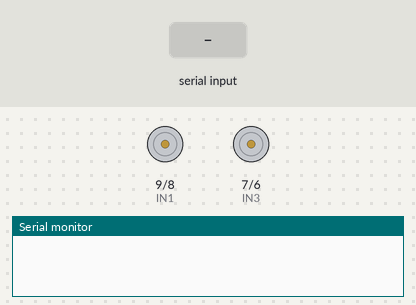
The sketch below on a simulated Arduino Uno, built with avr-gcc and run on an emulated ATmega328P. On the bench: motor-driver pin pairs drawn as motors (green arrow = first pin HIGH = forward, orange = second pin HIGH = backward, longer = more drive, scaled by the enable pin), the last lines printed to the serial monitor. Inputs (shaded band) come from the test bench.

Above: at 1.7 s.
1.8 s: "F" received over the second serial link
At 2.6 s:
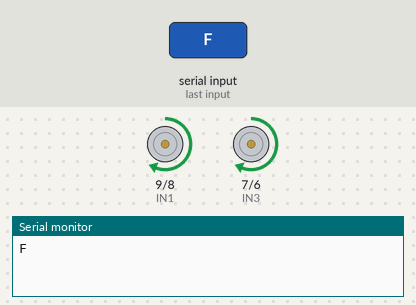
3.3 s: "B" received over the second serial link
At 3.7 s:
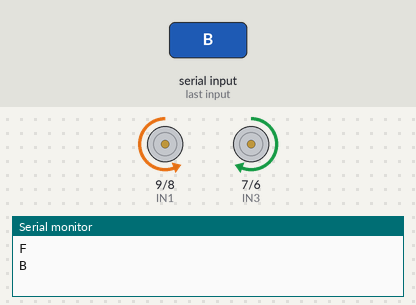
4.8 s: "R" received over the second serial link
At 6.0 s:
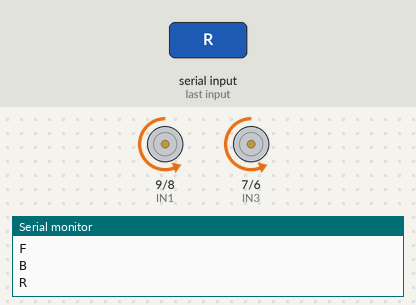
Timing chart, 0 to 7.8 s (numbered marks = the images above; inputs shaded):
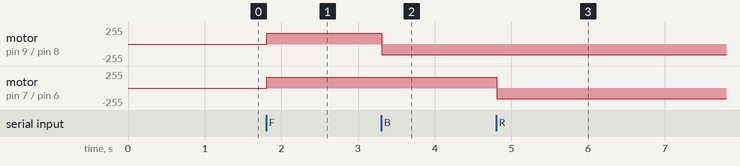

The sketch:

BluetoothController_Line_Follower_Robot.ino
```cpp
#include <SoftwareSerial.h>
SoftwareSerial BTSerial(2, 3); // RX, TX

#define IN1 9   //RIGHT Motor1  L298 Pin
#define IN2 8   //RIGHT Motor1  L298 Pin
#define IN3 7   //LEFT Motor1  L298 Pin
#define IN4 6   //LEFT Motor1  L298 Pin
#define ena 10  //RIGHT Motor1  L298 Pin ena
#define enb 5   //RIGHT Motor1  L298 Pin enb

#define S_L A0 //ir sensor Left
#define S_R A1 //ir sensor Right

int Mode = 0;
char BT_Data;
int Speed = 160;

void setup() {
  // put your setup code here, to run once:
  pinMode(S_L, INPUT);
  pinMode(S_R, INPUT);

  pinMode(IN1, OUTPUT);
  pinMode(IN2, OUTPUT);
  pinMode(IN3, OUTPUT);
  pinMode(IN4, OUTPUT);
  pinMode(ena, OUTPUT);
  pinMode(enb, OUTPUT);

  Serial.begin(9600);
  BTSerial.begin(9600);
  delay(500);
}

void loop() {
  // put your main code here, to run repeatedly:

  if (BTSerial.available() > 0) //Data is sent
  {
    BT_Data = BTSerial.read();
    Serial.println(BT_Data);
  }

  analogWrite(ena, Speed); // Write The Duty Cycle 0 to 255 Enable Pin A for Motor1 Speed
  analogWrite(enb, Speed); // Write The Duty Cycle 0 to 255 Enable Pin B for Motor2 Speed

  int S_L = digitalRead(A0);
  int S_R = digitalRead(A1);

  if (Mode == 0)
  {
    // Bluetooth Controller Command
    if (BT_Data == 'F')
    {
      forword();
    }
    else if (BT_Data == 'B')
    {
      backword();
      //Serial.println("Backward");
    }
    else if (BT_Data == 'L')
    {
      turnLeft();
      //Serial.println("Turn left");
    }
    else if (BT_Data == 'R')
    {
      turnRight();
    }
    else if (BT_Data == 'S')
    {
      Stop();
    }
/*
    //Voice Controller Command
    else if (BT_Data == 6)
    {
      forword();
      delay(200);
      BT_Data = 5;
    }
    else if (BT_Data == 7)
    {
      backword();
      delay(200);
      BT_Data = 5;
    }
    else if (BT_Data == 8)
    {
      turnLeft();
      delay(200);
      BT_Data = 5;
    }
    else if (BT_Data == 9)
    {
      turnRight();
      delay(200);
      BT_Data = 5;
    }

  }
  else
  {
    //Line Follower Command
    if (S_L == 0 && S_R == 0)
    {
      forword();
    }
    if (S_L == 0 && S_R == 1)
    {
      turnLeft();
    }
    if (S_L == 1 && S_R == 0)
    {
      turnRight();
    }
    if (S_L == 1 && S_R == 1)
    {
      Stop();
    }*/
  }

  delay(10);

  if (BTSerial.available() < 0)
  {
    //Bluetooth isn't working
  }

}

void forword()
{
  digitalWrite(IN1, HIGH); //Right Motor forword Pin
  digitalWrite(IN2, LOW); //Right Motor backword Pin
  digitalWrite(IN3, HIGH); //Left Motor backword Pin
  digitalWrite(IN4, LOW); //Left Motor forword Pin
}

void turnLeft()
{
  digitalWrite(IN1, HIGH); //Right Motor forword Pin
  digitalWrite(IN2, LOW); //Right Motor backword Pin
  digitalWrite(IN3, HIGH); //Left Motor backword Pin
  digitalWrite(IN4, LOW); //Left Motor forword Pin
}

void turnRight()
{
  digitalWrite(IN1, LOW); //Right Motor forword Pin
  digitalWrite(IN2, HIGH); //Right Motor backword Pin
  digitalWrite(IN3, LOW); //Left Motor backword Pin
  digitalWrite(IN4, HIGH); //Left Motor forword Pin
}

void backword()
{
  digitalWrite(IN1, LOW); //Right Motor forword Pin
  digitalWrite(IN2, HIGH); //Right Motor backword Pin
  digitalWrite(IN3, HIGH); //Left Motor backword Pin
  digitalWrite(IN4, LOW); //Left Motor forword Pin
}

void Stop()
{
  digitalWrite(IN1, LOW); //Right Motor forword Pin
  digitalWrite(IN2, LOW); //Right Motor backword Pin
  digitalWrite(IN3, LOW); //Left Motor backword Pin
  digitalWrite(IN4, LOW); //Left Motor forword Pin
}
```

Measured:
- after the input at 1.8 s, motor on pin 9 (IN1) / pin 8 (IN2), motor on pin 7 (IN3) / pin 6 (IN4): stopped → forward 160/255 at once
- after the input at 3.3 s, motor on pin 9 (IN1) / pin 8 (IN2): forward 160/255 → backward 160/255 at once
- after the input at 4.8 s, motor on pin 7 (IN3) / pin 6 (IN4): forward 160/255 → backward 160/255 at once
